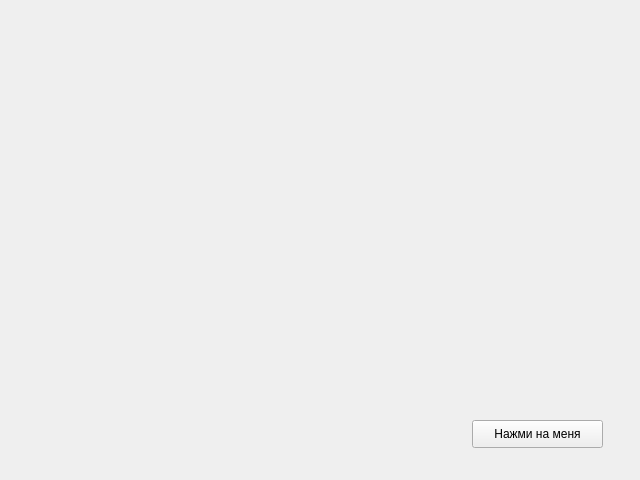
<?xml version="1.0" encoding="UTF-8"?>
<ui version="4.0">
 <class>Form</class>
 <widget class="QWidget" name="Form">
  <property name="geometry">
   <rect>
    <x>0</x>
    <y>0</y>
    <width>640</width>
    <height>480</height>
   </rect>
  </property>
  <property name="sizePolicy">
   <sizepolicy hsizetype="Fixed" vsizetype="Fixed">
    <horstretch>0</horstretch>
    <verstretch>0</verstretch>
   </sizepolicy>
  </property>
  <property name="windowTitle">
   <string>Form</string>
  </property>
  <widget class="QPushButton" name="pushButton">
   <property name="geometry">
    <rect>
     <x>472</x>
     <y>420</y>
     <width>131</width>
     <height>28</height>
    </rect>
   </property>
   <property name="sizePolicy">
    <sizepolicy hsizetype="Fixed" vsizetype="Fixed">
     <horstretch>0</horstretch>
     <verstretch>0</verstretch>
    </sizepolicy>
   </property>
   <property name="maximumSize">
    <size>
     <width>16777214</width>
     <height>16777215</height>
    </size>
   </property>
   <property name="text">
    <string>Нажми на меня</string>
   </property>
  </widget>
 </widget>
 <resources/>
 <connections/>
</ui>
